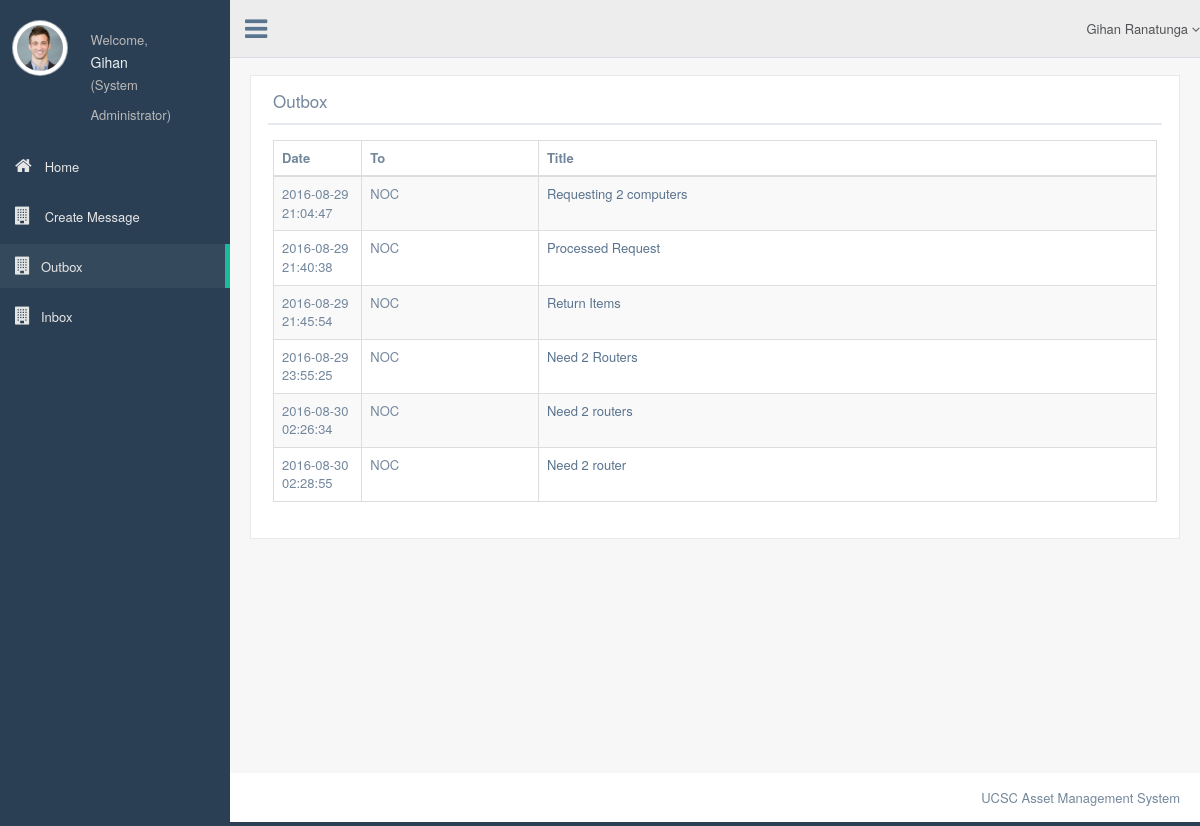
Page /outbox.php (signed in) on the committed database.
### tables this page shows
CREATE TABLE `message` (
  `Message_id` int(11) NOT NULL,
  `From_Division` varchar(4) NOT NULL,
  `To_Division` varchar(4) NOT NULL,
  `Title` varchar(100) NOT NULL,
  `Message` text NOT NULL,
  `Date_Time` datetime NOT NULL DEFAULT CURRENT_TIMESTAMP,
  `Message_read` tinyint(4) DEFAULT '0'
);

### server_access.php (called while the page is built, shortened)
<?php
class dbConnect
{
    private static $instance = NULL;
    private function __construct(){
        $this->dbh=new mysqli(DB_HOST, DB_USER, DB_PASSWORD, DB_DATABASE);
        return $this->dbh;
    }
    public static function connect(){
        if (self::$instance == NULL){
            self::$instance = new dbConnect();
        }
        return self::$instance;
    }
}

### function.php (called while the page is built, shortened)
<?php
include "server_access.php";
class FAssetClerk{
    private $db = NULL;
    function __construct(){
        $this->db = dbConnect::connect();
    }
   function retrieve_user_level_name($user_level){
       $level_array = array('asset_clerk' => "Asset Clerk", 'dp_registrar'=>'Deputy Registrar', 'div_asset_clerk' => "Divisional Asset Clerk", "bursar" => "Bursar", "system_admin" => "System Administrator", "temp_user" => "Temporary User");
       $level = $level_array[$user_level];
       return $level;
   }
   function get_outbox($div){
       $que = "SELECT * FROM message WHERE From_Division='$div'";
       $res= $this->db->dbh->query($que);
       return $res;
   }
}

### outbox.php (the view, shortened to what this page needs)
<?php
include "./function.php";
$log = new FAssetClerk();
$user_details = $_SESSION['user_details']; $level = $log->retrieve_user_level_name($user_details['user_level']);
$first_name = $user_details['first_name'];
$last_name = $user_details['last_name'];
$division = $user_details['division'];
$messages = $log->get_outbox($division);
?>
<!DOCTYPE html>
<html lang="en">
<head>
    <link href="css/bootstrap.min.css" rel="stylesheet">
    <link href="fonts/css/font-awesome.min.css" rel="stylesheet">
    <link href="css/animate.min.css" rel="stylesheet">
    <link href="css/custom.css" rel="stylesheet">
    <link href="css/icheck/flat/green.css" rel="stylesheet">
    <link href="js/datatables/jquery.dataTables.min.css" rel="stylesheet" type="text/css" />
    <link href="js/datatables/buttons.bootstrap.min.css" rel="stylesheet" type="text/css" />
    <link href="js/datatables/fixedHeader.bootstrap.min.css" rel="stylesheet" type="text/css" />
    <link href="js/datatables/responsive.bootstrap.min.css" rel="stylesheet" type="text/css" />
    <link href="js/datatables/scroller.bootstrap.min.css" rel="stylesheet" type="text/css" />
</head>
<body class="nav-md">
<div class="container body">
<div class="main_container">
<div class="col-md-3 left_col">
    <div class="left_col scroll-view">
        <div class="profile">
            <div class="profile_pic">
                <img src="images/img.jpg" alt="..." class="img-circle profile_img">
            </div>
            <div class="profile_info">
                <span>Welcome,</span>
                <h2><?php echo $first_name;?></h2>               <span>(<?php echo $level;?>)</span>
            </div>
        </div>
        <br />
        <div id="sidebar-menu" class="main_menu_side hidden-print main_menu">
            <div class="menu_section">
                <ul class="nav side-menu">
                    <br><br><br><br><br><br>
                    <li><a href="diviassetclerk.php"><i class="fa fa-home"></i> Home </span></a></li>
                    <li><a href="compose.php"><i class="fa fa-building"></i> Create Message</span></a></li>
                    <li><a href="outbox.php"><i class="fa fa-building"></i>Outbox </span></a></li>
                    <li><a href="inbox.php"><i class="fa fa-building"></i>Inbox </span></a></li>
                </ul>
            </div>
        </div>
    </div>
</div>
<div class="top_nav">
    <div class="nav_menu">
        <nav class="" role="navigation">
            <div class="nav toggle">
                <a id="menu_toggle"><i class="fa fa-bars"></i></a>
            </div>
            <ul class="nav navbar-nav navbar-right">
                <li class="">
                    <a href="javascript:;" class="user-profile dropdown-toggle" data-toggle="dropdown" aria-expanded="false">
                        <?php echo "$first_name $last_name";?>
                        <span class=" fa fa-angle-down"></span>
                    </a>
                </li>
            </ul>
        </nav>
    </div>
</div>
<div class="right_col" role="main">
    <div class="">
        <div class="page-title">
        </div>
        <div class="row">
            <div class="col-md-12 col-sm-12 col-xs-12">
                <div class="x_panel">
                    <div class="x_title">
                        <h2>Outbox</h2>
                        <div class="clearfix"></div>
                    </div>
                    <div class="x_content">
                        <table class="table table-striped table-bordered">
                            <col width="10%">
                            <col width="20%">
                            <col width="70%">
                            <thead>
                            <th>Date</th>
                            <th>To</th>
                            <th>Title</th>
                            </thead>
                            <tbody>
                                <?php
                                    while ($row = $messages->fetch_assoc()){
                                        echo "<tr><td>".$row['Date_Time']."</td><td>".$row['To_Division']."</td><td><a href='read_message.php?i=".$row['Message_id']."'>".$row['Title']."</a></td></tr>";
                                    }
                                ?>
                            </tbody>
                        </table>
                    </div>
                </div>
                </div>
            </div>
        </div>
        <div id="custom_notifications" class="custom-notifications dsp_none">
            <div class="clearfix"></div>
        </div>
</div></div>
        <footer>
            <div class="pull-right">
                UCSC Asset Management System
            </div>
            <div class="clearfix"></div>
        </footer>
</body>
</html>

### rows in the picture
message: Date_Time "2016-08-29 21:04:47", To_Division "NOC", Title "Requesting 2 computers"
message: Date_Time "2016-08-29 21:40:38", To_Division "NOC", Title "Processed Request"
message: Date_Time "2016-08-29 21:45:54", To_Division "NOC", Title "Return Items"
message: Date_Time "2016-08-29 23:55:25", To_Division "NOC", Title "Need 2 Routers"
message: Date_Time "2016-08-30 02:26:34", To_Division "NOC", Title "Need 2 routers"
message: Date_Time "2016-08-30 02:28:55", To_Division "NOC", Title "Need 2 router"

### other values in the picture
$first_name "Gihan"
$level "System Administrator"
$last_name "Ranatunga"
